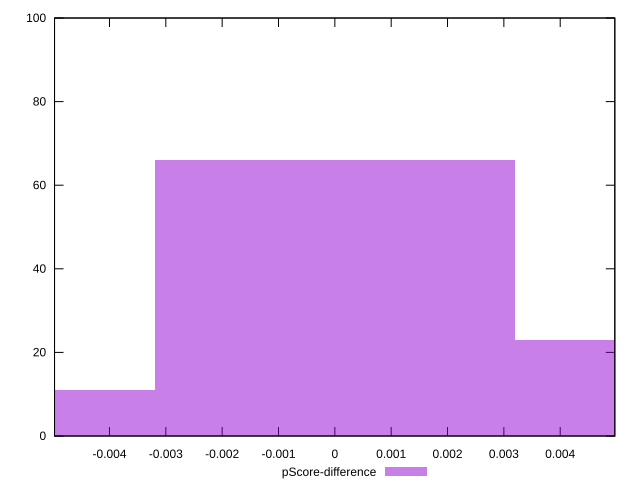

Write the gnuplot code that produced this figure.
reset

$pScoreDifference <<EOF
-0.006394756949651186 11
0 66
0.006394756949651186 23
EOF

set key outside below
set boxwidth 0.006394756949651186
set xrange [-0.004975425834615632:0.004969496914580485]
set yrange [0:100]
set trange [0:100]
set style fill transparent solid 0.5 noborder
set terminal svg size 640, 490 enhanced background rgb 'white'
set output "report/report_00029_2021-02-24T13-36-40.390Z/mainthread-work-breakdown/samples/agenda/pScore-difference/histogram.svg"

plot $pScoreDifference title "pScore-difference" with boxes

reset
